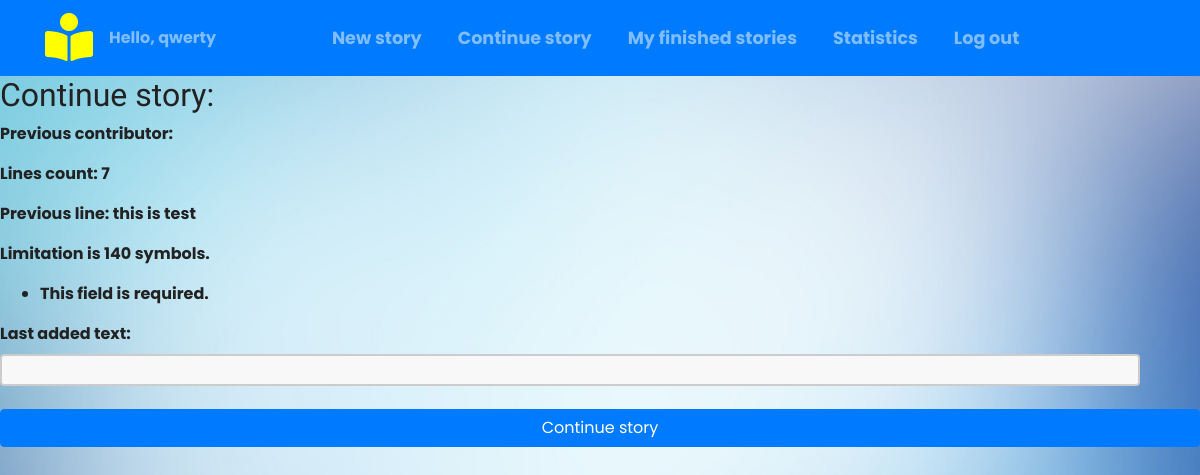
/story_continue/ (signed in), run on an earlier commit of the app's database.
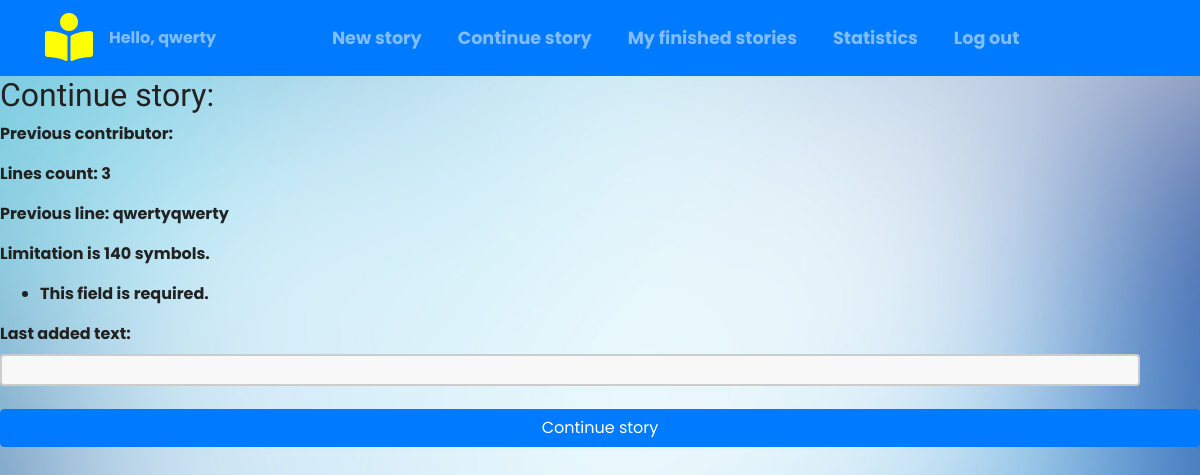
And on a later commit of the database.
### car/models.py (models this page shows, shortened)
class Story(models.Model):
    text = models.TextField()
    last_added_text = models.TextField(max_length=140)
    first_added_text_or_name = models.TextField(max_length=140)
    finished = models.BooleanField(default=False)
    contributors = models.ManyToManyField(User)
    count = models.IntegerField(default=0)
    last = models.TextField(max_length=40,default='')

### car/views.py (the view)
# urls.py: path('story_continue/', views.story_continue, name='story_continue'),
def story_continue(request):
    try:
        storys = Story.objects.filter(contributors=request.user)
    except TypeError:
        return render(request, 'car/homepage.html')
    story_rand = ''
    last_user = ''
    x = True
    retries = 0
    try:
        while(x):
            retries += 1
            story_rand = Story.objects.filter(finished=False).order_by("?").first()
            last_user= story_rand.last
            if (last_user!= User.get_username(request.user)):
                x = False
            if (retries > 100):
                raise ZeroDivisionError('no stories for you')
    except AttributeError:
        return render(request, 'story/no_storys_left.html')
    except ZeroDivisionError:
        return render(request, 'story/no_storys_left.html')
    if story_rand.count<10:
        StoryFormVar = StoryForm(request.POST, instance=story_rand)
    else:
        StoryFormVar = StoryAddForm(request.POST, instance=story_rand)
    if request.method == "POST":
        form = StoryFormVar
        if form.is_valid():
            story = form.save(commit=False)
            story.contributors.add(request.user)
            story.text = story.text + "\n" + story.last_added_text
            story.last = request.user.username
            if (story.count<10):
                story.finished = False
            story.finished = story.finished
            story.count += 1
            story.save()
            return redirect('homepage')
    else:
        form = StoryFormVar
    return render(request, 'story/story_continue.html', {'form': form, 'story_rand': story_rand, 'last_user': last_user})

### car/forms.py
class StoryForm(forms.ModelForm):
    class Meta:
        model = Story
        fields = ['last_added_text']

### car/templates/story/story_continue.html (shortened to what this page needs)
{% extends 'car/base.html' %}
{% block content %}
    <h2>Continue story:</h2>
    <p>Previous contributor: {{ last_user }}</p>
    <p>Lines count: {{ story_rand.count  }}</p>
    <p>Previous line: {{ story_rand.last_added_text }} </p>
    <p>Limitation is 140 symbols.</p>
    <form method="POST" class="post-form">
        {{ form.as_p }}
        <button type="submit" class="btn btn-primary btn-block">Continue story</button>
    </form>
{% endblock %}

### car/templates/car/base.html (shortened to what this page needs)
{% load static from staticfiles %}
<!DOCTYPE html>
<html lang="en">
<head>
    <link rel="stylesheet" href="https://maxcdn.bootstrapcdn.com/bootstrap/4.3.1/css/bootstrap.min.css">
    <link rel='stylesheet' href='https://use.fontawesome.com/releases/v5.7.0/css/all.css'>
    <link rel="stylesheet" href="{% static 'css/car.css' %}">
    </head>
    <body>
<nav class="navbar navbar-expand-lg bg-primary navbar-dark text-center">
    <div class="container">
        <a class="navbar-brand" href="/"><i class='fas fa-book-reader' style='font-size:48px;color:yellow'></i></a>
            {% if user.is_authenticated %}
            <span class="navbar-text ">
                Hello, {{ user.username }}
            </span>
            {% endif %}
        <div class="collapse navbar-collapse" id="navbarResponsive">
            <ul class="navbar-nav mx-auto">
                {% if user.is_authenticated %}
                <li class="nav-item">
                    <a class="nav-link" href="{% url 'story_add' %}">New story</a>
                </li>
                <li class="nav-item">
                    <a class="nav-link" href="{% url 'story_continue' %}">Continue story</a>
                </li>
                <li class="nav-item">
                    <a class="nav-link" href="{% url 'story_list' %}">My finished stories</a>
                </li>
                <li class="nav-item">
                    <a class="nav-link" href="{% url 'statistics' %}">Statistics</a>
                </li>
                <li class="nav-item">
                    <a class="nav-link" href="{% url 'logout' %}">Log out</a>
                </li>
                {% endif %}
            </ul>
        </div>
    </div>
</nav>
    {% block content %}
    {% endblock %}
    </body>
</html>

### car/static/css/car.css (style rules this page uses)
html, body { background-image: url(/static/css/img/b1.png); background-repeat:round; height: 100%; width: 100%; font-family: 'Poppins', sans-serif; font-weight: bold; color: #222; }
h1, h2, h3, h4 { font-family: 'Lobster', cursive; }
.navbar-nav li { padding-right: 20px; }
.nav-link { font-size: 1.1em !important; }
textarea { width: 95%; height: 2em; box-sizing: border-box; border: 2px solid #ccc; border-radius: 4px; background-color: #f8f8f8; resize: none; }

What changed in the data, as far as the page shows it:
removed Story: count "7", last_added_text "this is test"
added Story: count "3", last_added_text "qwertyqwerty"
